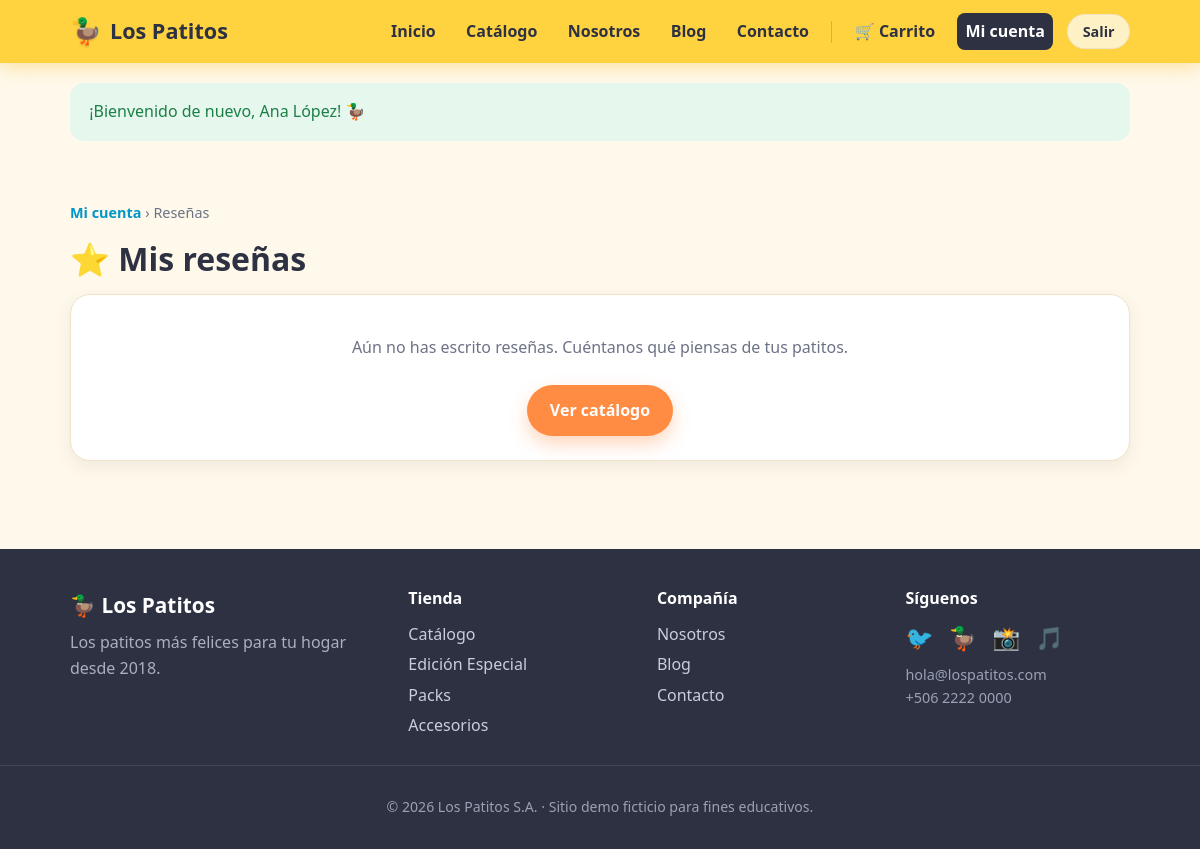
The app's page /mis-resenas.php (signed in), older data.
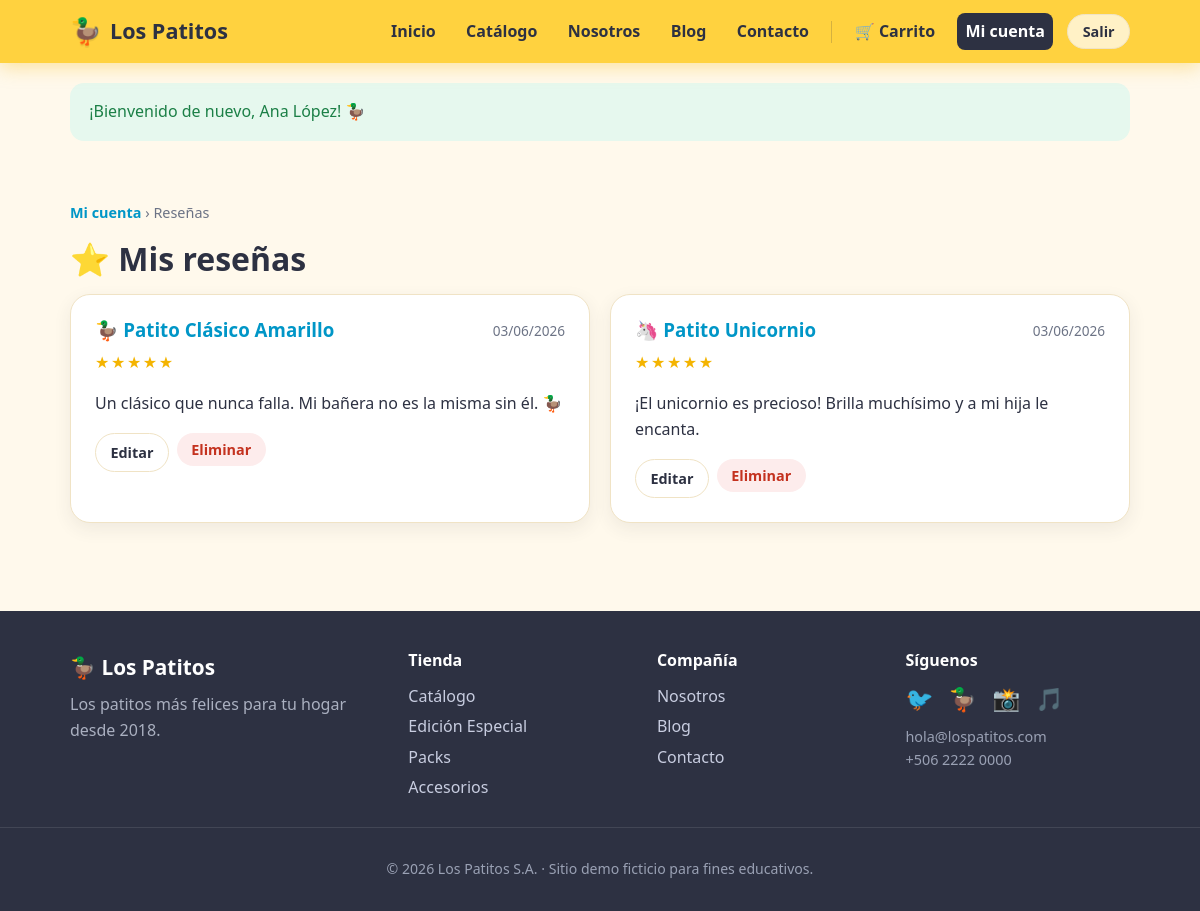
The same page, newer data.
### tables this page shows
CREATE TABLE IF NOT EXISTS resenas (
    id BIGINT UNSIGNED AUTO_INCREMENT PRIMARY KEY,
    producto_id BIGINT UNSIGNED NOT NULL,
    usuario_id BIGINT UNSIGNED NOT NULL,
    calificacion TINYINT UNSIGNED NOT NULL DEFAULT 5,
    comentario VARCHAR(500) NULL,
    fecha_creacion TIMESTAMP NOT NULL DEFAULT CURRENT_TIMESTAMP,
    KEY idx_resenas_producto (producto_id),
    KEY idx_resenas_usuario (usuario_id),
    UNIQUE KEY uk_resena_usuario_producto (producto_id, usuario_id),
    CONSTRAINT fk_resenas_producto FOREIGN KEY (producto_id)
        REFERENCES productos (id) ON DELETE CASCADE,
    CONSTRAINT fk_resenas_usuario FOREIGN KEY (usuario_id)
        REFERENCES usuarios (id) ON DELETE CASCADE
);

CREATE TABLE IF NOT EXISTS productos (
    id BIGINT UNSIGNED AUTO_INCREMENT PRIMARY KEY,
    categoria_id BIGINT UNSIGNED NULL,
    nombre VARCHAR(120) NOT NULL,
    slug VARCHAR(120) NOT NULL,
    descripcion TEXT NULL,
    precio DECIMAL(10, 2) NOT NULL DEFAULT 0.00,
    emoji VARCHAR(16) NOT NULL DEFAULT '🦆',
    color_hex VARCHAR(7) NOT NULL DEFAULT '#FFD23F',
    stock INT NOT NULL DEFAULT 0,
    destacado TINYINT(1) NOT NULL DEFAULT 0,
    estado ENUM('activo', 'inactivo') NOT NULL DEFAULT 'activo',
    fecha_creacion TIMESTAMP NOT NULL DEFAULT CURRENT_TIMESTAMP,
    UNIQUE KEY uk_productos_slug (slug),
    KEY idx_productos_categoria (categoria_id),
    CONSTRAINT fk_productos_categoria FOREIGN KEY (categoria_id)
        REFERENCES categorias (id) ON DELETE SET NULL
);

### includes/helpers.php (called while the page is built, shortened)
<?php
function e(?string $value): string
{
    return htmlspecialchars((string) $value, ENT_QUOTES, 'UTF-8');
}

### includes/auth.php (called while the page is built, shortened)
<?php
require_once __DIR__ . '/../config.php';
require_once __DIR__ . '/helpers.php';
function find_user_by_id(int $id): ?array
{
    $stmt = db()->prepare(
        'SELECT id, nombre, correo, usuario, telefono, direccion, estado, fecha_creacion
         FROM usuarios
         WHERE id = :id
         LIMIT 1'
    );
    $stmt->execute(['id' => $id]);
    $user = $stmt->fetch();
    return $user ?: null;
}
function is_authenticated(): bool
{
    return !empty($_SESSION['user_id']);
}
function current_user(): ?array
{
    $user = find_user_by_id((int) $_SESSION['user_id']);
    return $user;
}
function require_auth(): array
{
    $user = current_user();
    return $user;
}

### config.php (called while the page is built, shortened)
<?php
function db(): PDO
{
    static $pdo = null;
    if ($pdo instanceof PDO) {
        return $pdo;
    }
    $dsn = sprintf(
        'mysql:host=%s;port=%s;dbname=%s;charset=utf8mb4',
        DB_HOST,
        DB_PORT,
        DB_NAME
    );
    $options = [
        PDO::ATTR_ERRMODE => PDO::ERRMODE_EXCEPTION,
        PDO::ATTR_DEFAULT_FETCH_MODE => PDO::FETCH_ASSOC,
        PDO::ATTR_EMULATE_PREPARES => false,
    ];
    $pdo = new PDO($dsn, DB_USER, DB_PASS, $options);
    return $pdo;
}

### includes/catalog.php (called while the page is built, shortened)
<?php
require_once __DIR__ . '/../config.php';
function get_resenas_de_usuario(int $usuarioId): array
{
    $stmt = db()->prepare(
        'SELECT r.id, r.calificacion, r.comentario, r.fecha_creacion,
                p.nombre AS producto, p.slug AS producto_slug, p.emoji
         FROM resenas r
         JOIN productos p ON p.id = r.producto_id
         WHERE r.usuario_id = :usuario_id
         ORDER BY r.fecha_creacion DESC'
    );
    $stmt->execute(['usuario_id' => $usuarioId]);
    return $stmt->fetchAll();
}

### mis-resenas.php (the view, shortened to what the changed rows need)
<?php
require_once __DIR__ . '/config.php';
require_once __DIR__ . '/includes/layout.php';
require_once __DIR__ . '/includes/catalog.php';
$user = require_auth();
$editId = (int) ($_GET['editar'] ?? 0);
$resenas = get_resenas_de_usuario((int) $user['id']);
render_header('Mis reseñas', 'cuenta');
?>
<section class="section">
    <div class="container">
        <h1 class="page-title">⭐ Mis reseñas</h1>
        <?php if ($resenas === []): ?>
            <div class="card text-center mt-2">
                <p class="muted">Aún no has escrito reseñas. Cuéntanos qué piensas de tus patitos.</p>
                <a class="button button--primary mt-1" href="productos.php">Ver catálogo</a>
            </div>
        <?php else: ?>
            <div class="grid grid--2 mt-2">
                <?php foreach ($resenas as $r): ?>
                    <div class="card">
                        <div style="display:flex;justify-content:space-between;align-items:center;">
                            <h3 style="margin:0;"><?= e($r['emoji']) ?> <a href="producto.php?slug=<?= e($r['producto_slug']) ?>"><?= e($r['producto']) ?></a></h3>
                            <span class="muted" style="font-size:0.85rem;"><?= e(date('d/m/Y', strtotime((string) $r['fecha_creacion']))) ?></span>
                        </div>
                        <?php if ($editId === (int) $r['id']): ?>
                            <form method="post" class="form mt-1">
                                <?= csrf_input() ?>
                                <input type="hidden" name="action" value="editar">
                                <input type="hidden" name="resena_id" value="<?= (int) $r['id'] ?>">
                                <label class="form__group">
                                    <span>Calificación</span>
                                    <select name="calificacion">
                                        <?php for ($i = 5; $i >= 1; $i--): ?>
                                            <option value="<?= $i ?>"<?= (int) $r['calificacion'] === $i ? ' selected' : '' ?>><?= str_repeat('★', $i) ?> (<?= $i ?>)</option>
                                        <?php endfor; ?>
                                    </select>
                                </label>
                                <label class="form__group">
                                    <textarea name="comentario" maxlength="500"><?= e($r['comentario'] ?? '') ?></textarea>
                                </label>
                                <div style="display:flex;gap:0.5rem;">
                                    <button type="submit" class="button button--primary button--sm">Guardar</button>
                                    <a class="button button--ghost button--sm" href="mis-resenas.php">Cancelar</a>
                                </div>
                            </form>
                        <?php else: ?>
                            <div class="review__stars mt-1"><?= e(stars((int) $r['calificacion'])) ?></div>
                            <?php if (!empty($r['comentario'])): ?><p><?= nl2br(e($r['comentario'])) ?></p><?php endif; ?>
                            <div style="display:flex;gap:0.5rem;">
                                <a class="button button--ghost button--sm" href="mis-resenas.php?editar=<?= (int) $r['id'] ?>">Editar</a>
                                <form method="post" data-confirm="¿Eliminar esta reseña?" style="margin:0;">
                                    <button type="submit" class="button button--danger button--sm">Eliminar</button>
                                </form>
                            </div>
                        <?php endif; ?>
                    </div>
                <?php endforeach; ?>
            </div>
        <?php endif; ?>
    </div>
</section>
<?php
render_footer();

### includes/layout.php (shortened to what the changed rows need)
<?php
require_once __DIR__ . '/helpers.php';
require_once __DIR__ . '/auth.php';
function nav_links(): array
{
    return [
        'inicio'    => ['Inicio', 'index.php'],
        'productos' => ['Catálogo', 'productos.php'],
        'nosotros'  => ['Nosotros', 'nosotros.php'],
        'blog'      => ['Blog', 'blog.php'],
        'contacto'  => ['Contacto', 'contacto.php'],
    ];
}
function render_header(string $title, string $active = ''): void
{
    $user = current_user();
    $cartCount = cart_count();
    ?>
<!DOCTYPE html>
<html lang="es">
<head>
    <link rel="stylesheet" href="assets/css/styles.css">
</head>
<body>
    <header class="navbar">
        <div class="navbar__inner">
            <nav class="navbar__nav">
                <?php foreach (nav_links() as $key => [$label, $href]): ?>
                    <a
                        class="navbar__link<?= $active === $key ? ' is-active' : '' ?>"
                        href="<?= e($href) ?>"
                    ><?= e($label) ?></a>
                <?php endforeach; ?>
                <?php if ($user): ?>
                    <a class="navbar__link<?= $active === 'carrito' ? ' is-active' : '' ?>" href="carrito.php">
                        🛒 Carrito<?php if ($cartCount > 0): ?> <span class="navbar__badge"><?= (int) $cartCount ?></span><?php endif; ?>
                    </a>
                    <a class="navbar__link<?= $active === 'cuenta' ? ' is-active' : '' ?>" href="dashboard.php">Mi cuenta</a>
                    <form method="post" action="logout.php" class="navbar__logout">
                        <button type="submit" class="button button--ghost button--sm">Salir</button>
                    </form>
                <?php endif; ?>
            </nav>
        </div>
    </header>
    <main class="site-main">
<?php
}
function render_footer(): void
{
    ?>
    </main>
</body>
</html>
<?php
}
function stars(int $rating): string
{
    $rating = max(0, min(5, $rating));
    return str_repeat('★', $rating) . str_repeat('☆', 5 - $rating);
}

Row changes from the older to the newer data that the page shows:
added resenas: producto.emoji "🦆", producto.nombre "Patito Clásico Amarillo", fecha_creacion "03/06/2026", calificacion "★★★★★", comentario "Un clásico que nunca falla. Mi bañera no es la misma sin él. 🦆"
added resenas: producto.emoji "🦄", producto.nombre "Patito Unicornio", fecha_creacion "03/06/2026", calificacion "★★★★★", comentario "¡El unicornio es precioso! Brilla muchísimo y a mi hija le encanta."
Text that changed along with them:
text no longer shown: "Aún no has escrito reseñas. Cuéntanos qué piensas de tus patitos. Ver catálogo"
